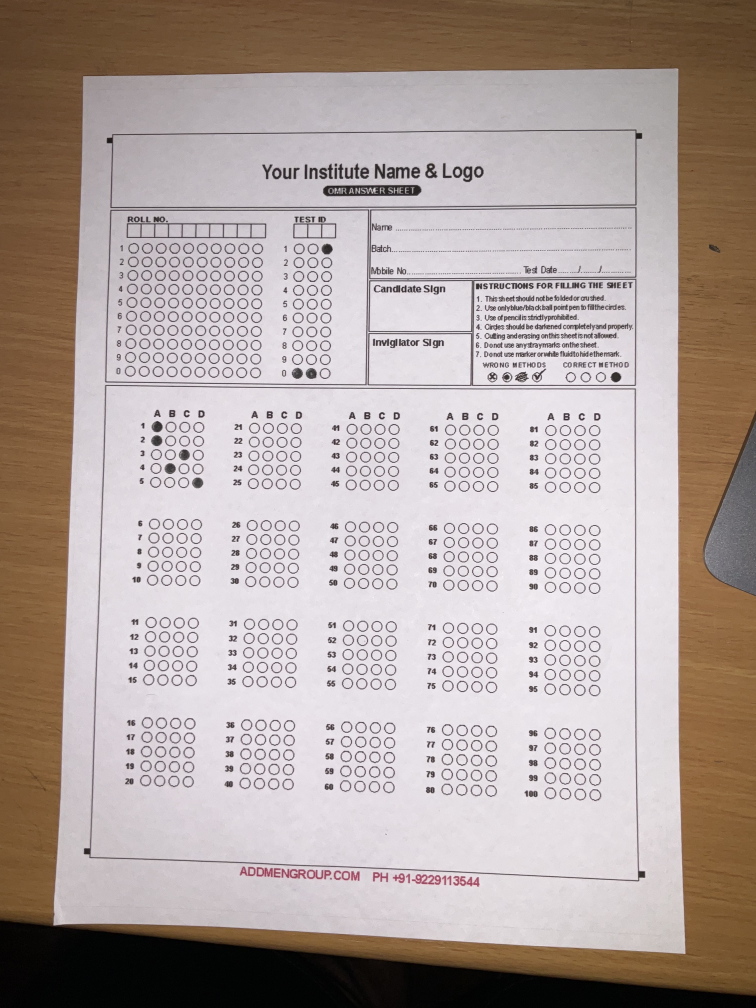
#> input picture assets/ans_sheet1.jpg, 3024 x 4032 px (shown at 1/4 size)
$ python -i image_utils.py   (imports and definitions only)
#> lines starting #> are read from the running program, lines starting #| are printed output that depends on the picture; after the words box and inside, x2 and y2 are one past the last pixel; in counts of white or black regions, pixels touching at a corner belong together
#> further down, picture is the input picture: shape (4032, 3024, 3); mean B, G, R 158.4, 162.9, 175.7
import cv2
import numpy as np

from uuid import uuid4

def biggest_contour(contours: list) -> np.ndarray:

    for contour in contours:

        if cv2.contourArea(contour) > 1000:

            peri = cv2.arcLength(contour, True)
            approx = cv2.approxPolyDP(contour, 0.02 * peri, True)

            if len(approx) == 4:
                return approx

    return None


def find_paper(image: np.ndarray) -> np.ndarray:

    '''
        Find an answer sheet in the image and auto crop it.
    '''
    # define read answersheet image output size
    (max_width, max_height) = (827, 1669)

    img_original = image.copy()

    gray = cv2.cvtColor(image, cv2.COLOR_BGR2GRAY)
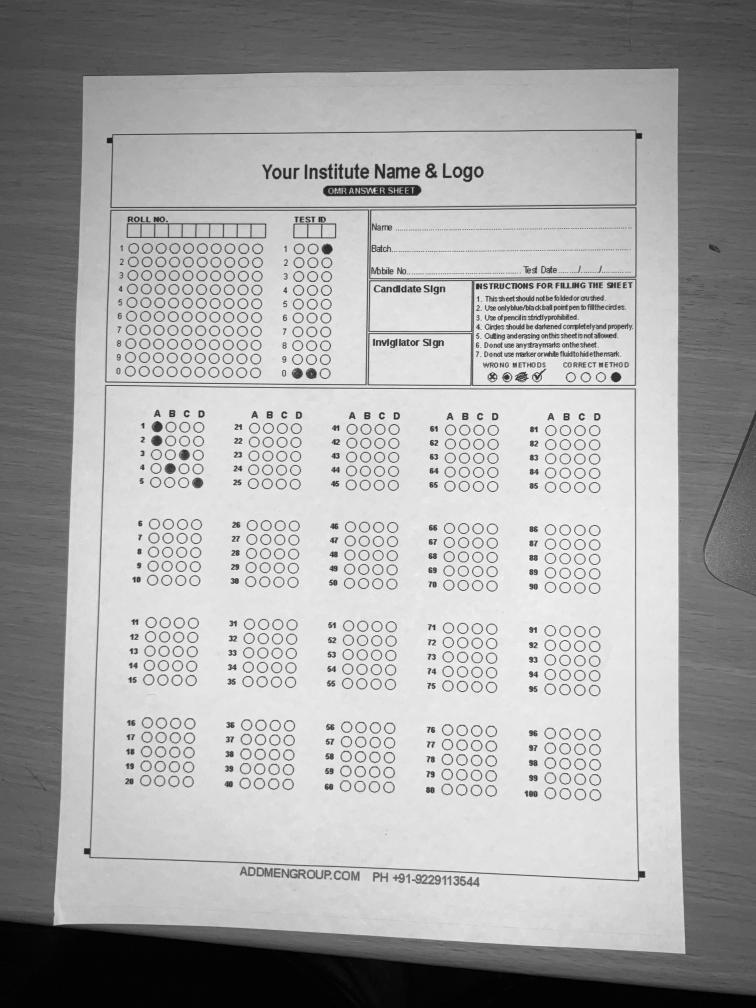
#> gray: shape (4032, 3024) (shown at 1/4 size); min 0, max 254, mean 166.2

    # 1. Standard blur to smooth out noise but retain document edges
    gray = cv2.GaussianBlur(gray, (5, 5), 0)

    # 2. Stronger Canny thresholds to ignore paper texture and focus on strong edges
    edged = cv2.Canny(gray, 75, 200)
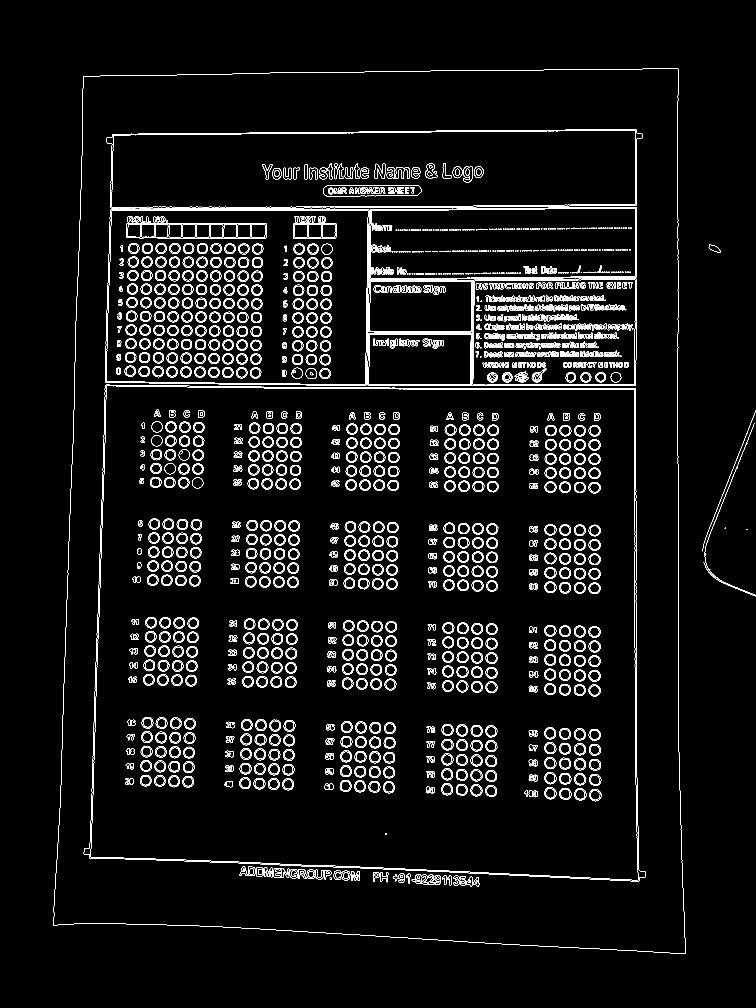
#> edged: shape (4032, 3024) (shown at 1/4 size); 2.5% white in thin lines or dots, all inside (x1, y1, x2, y2) = (213, 273, 3024, 3816)

    # 3. Dilate and erode to close any small gaps in the paper's outline
    kernel = np.ones((5, 5), np.uint8)
    edged = cv2.dilate(edged, kernel, iterations=1)
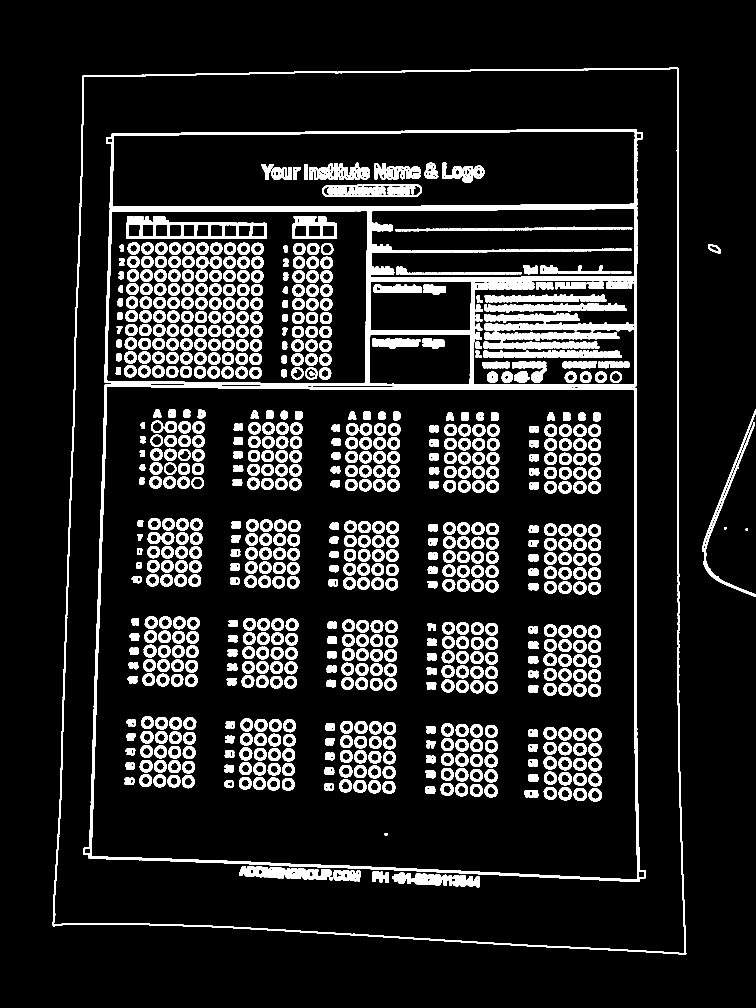
#> edged: shape (4032, 3024) (shown at 1/4 size); 11.2% white; 831 white regions, largest, box (x1, y1, x2, y2) and area: (418, 826, 2549, 1546) 102165, (333, 1537, 2583, 3528) 77919, (211, 271, 2745, 3818) 61388
    edged = cv2.erode(edged, kernel, iterations=1)
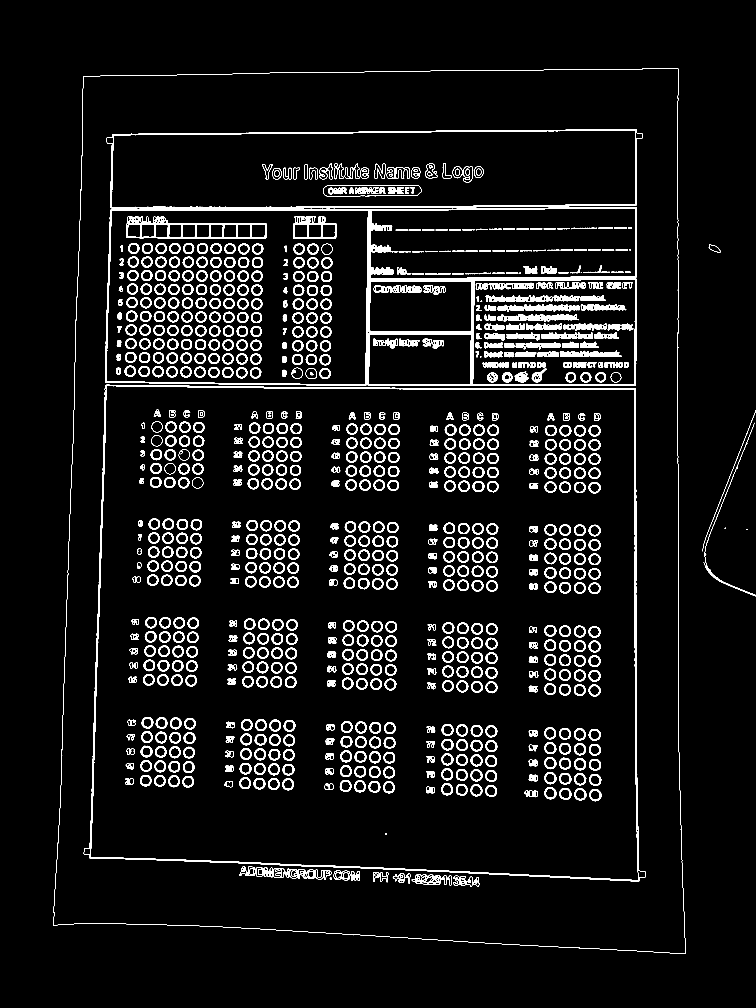
#> edged: shape (4032, 3024) (shown at 1/4 size); 5.7% white; 854 white regions (3 under 20 px)

    (contours, _) = cv2.findContours(edged.copy(), cv2.RETR_TREE, cv2.CHAIN_APPROX_SIMPLE)
#> contours = 2193 contours, 7 with area under 20; largest, box (x1, y1, x2, y2) and area: (213, 273, 2743, 3816) 8421461, (213, 273, 2742, 3816) 8421136, (335, 1539, 2581, 3526) 4152779, (362, 1543, 2553, 3521) 4116064, (420, 828, 2547, 1544) 1487471

    # Sort contours by area, largest first
    contours = sorted(contours, key=cv2.contourArea, reverse=True)[:10]
#> contours = 10 contours; largest, box (x1, y1, x2, y2) and area: (213, 273, 2743, 3816) 8421461, (213, 273, 2742, 3816) 8421136, (335, 1539, 2581, 3526) 4152779, (362, 1543, 2553, 3521) 4116064, (420, 828, 2547, 1544) 1487471

    biggest = biggest_contour(contours)
#> the loop in biggest_contour, `for contour in contours: ` made 1 pass
#> (peri, approx) on pass 1: (12037.4, [[2712, 274], [332, 305], [214, 3702], [2742, 3814]])
#> biggest = [[2712, 274], [332, 305], [214, 3702], [2742, 3814]]

    # Safety catch in case no 4-point contour is found
    if biggest is None:
        print("Warning: Could not find paper outline. Returning original image.")
        return cv2.resize(img_original, (max_width, max_height))

    cv2.drawContours(image, [biggest], -1, (0, 255, 0), 3)

    # Pixel values in the original image
    points = biggest.reshape(4, 2)
#> points has the same summary as biggest
    input_points = np.zeros((4, 2), dtype="float32")

    points_sum = points.sum(axis=1)
#> points_sum = [2986, 637, 3916, 6556]
    input_points[0] = points[np.argmin(points_sum)]
    input_points[3] = points[np.argmax(points_sum)]

    points_diff = np.diff(points, axis=1)
#> points_diff = [-2438, -27, 3488, 1072]
    input_points[1] = points[np.argmin(points_diff)]
    input_points[2] = points[np.argmax(points_diff)]

    # Desired points values in the output image
    converted_points = np.float32([[0, 0], [max_width, 0], [0, max_height], [max_width, max_height]])

    # Perspective transformation
    matrix = cv2.getPerspectiveTransform(input_points, converted_points)
    img_output = cv2.warpPerspective(img_original, matrix, (max_width, max_height))
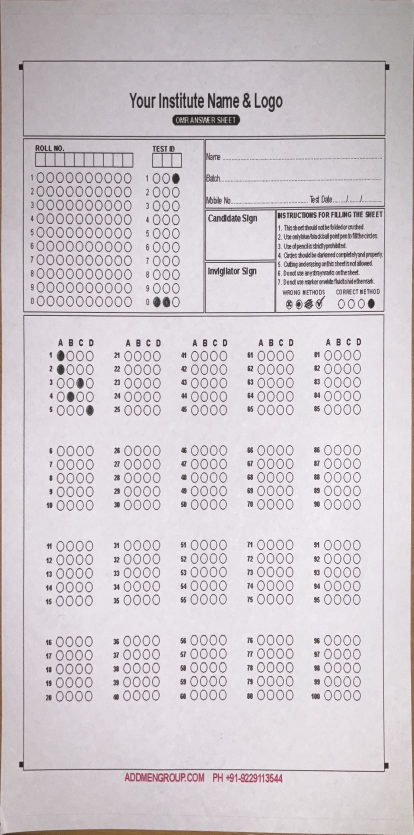
#> img_output: shape (1669, 827, 3) (shown at 1/2 size); mean B, G, R 204.9, 200, 206.9

    return img_output


# [197 lines left out: functions read_answer, ans_block_read, id_block_read, rotate_image, not called in this run]

>>> import cv2
>>> picture = cv2.imread('assets/ans_sheet1.jpg')
>>> result = find_paper(picture)

$ run again, on assets/ans_sheet2.jpg
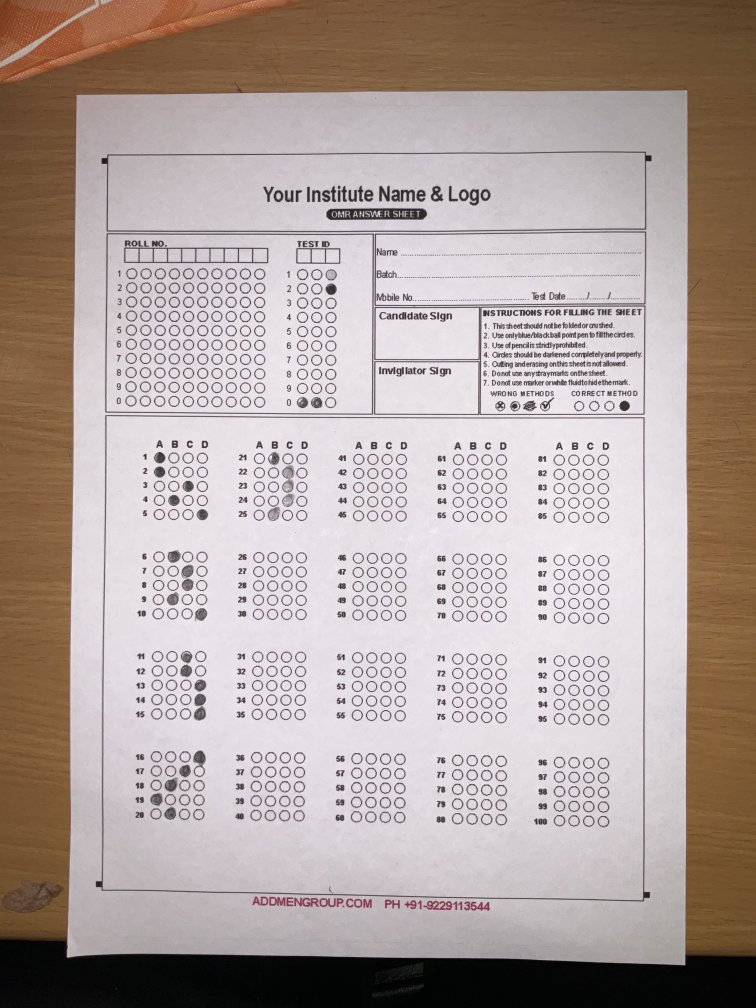
#> input picture assets/ans_sheet2.jpg, 3024 x 4032 px (shown at 1/4 size)
#> picture is the input picture: shape (4032, 3024, 3); mean B, G, R 156.8, 161.4, 175.1
#> in find_paper, `edged = cv2.erode(edged, kernel, iterations=1)`:
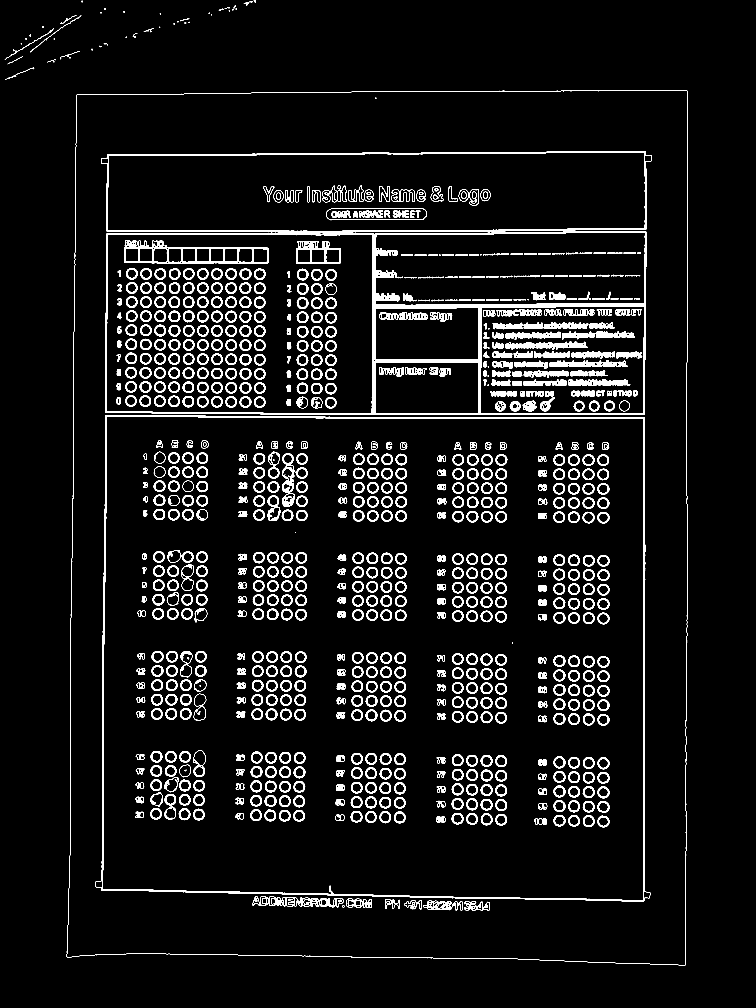
#> edged: shape (4032, 3024) (shown at 1/4 size); 5.9% white; 893 white regions (13 under 20 px)
#> in find_paper, `(contours, _) = cv2.findContours(edged.copy(), cv2.RETR_TREE, cv2.CHAI..`: contours = 2242 contours, 41 with area under 20; largest, box (x1, y1, x2, y2) and area: (267, 360, 2751, 3862) 8508405, (267, 361, 2751, 3862) 8508006, (383, 1660, 2601, 3607) 4151054, (410, 1664, 2576, 3602) 4114822, (421, 925, 2585, 1660) 1563356
#> in find_paper, `contours = sorted(contours, key=cv2.contourArea, reverse=True)[:10]`: contours = 10 contours; largest, box (x1, y1, x2, y2) and area: (267, 360, 2751, 3862) 8508405, (267, 361, 2751, 3862) 8508006, (383, 1660, 2601, 3607) 4151054, (410, 1664, 2576, 3602) 4114822, (421, 925, 2585, 1660) 1563356
#> the loop in biggest_contour, `for contour in contours: ` made 1 pass
#> (peri, approx) on pass 1: (12009.9, [[2747, 362], [307, 379], [270, 3830], [2740, 3861]])
#> biggest = [[2747, 362], [307, 379], [270, 3830], [2740, 3861]]
#> points has the same summary as biggest
#> points_sum = [3109, 686, 4100, 6601]
#> points_diff = [-2385, 72, 3560, 1121]
#> in find_paper, `img_output = cv2.warpPerspective(img_original, matrix, (max_width, max..`:
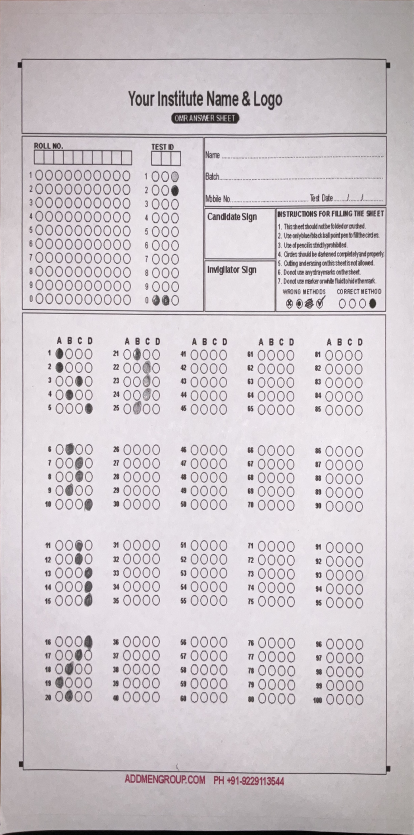
#> img_output: shape (1669, 827, 3) (shown at 1/2 size); mean B, G, R 202.4, 197.8, 204.9
